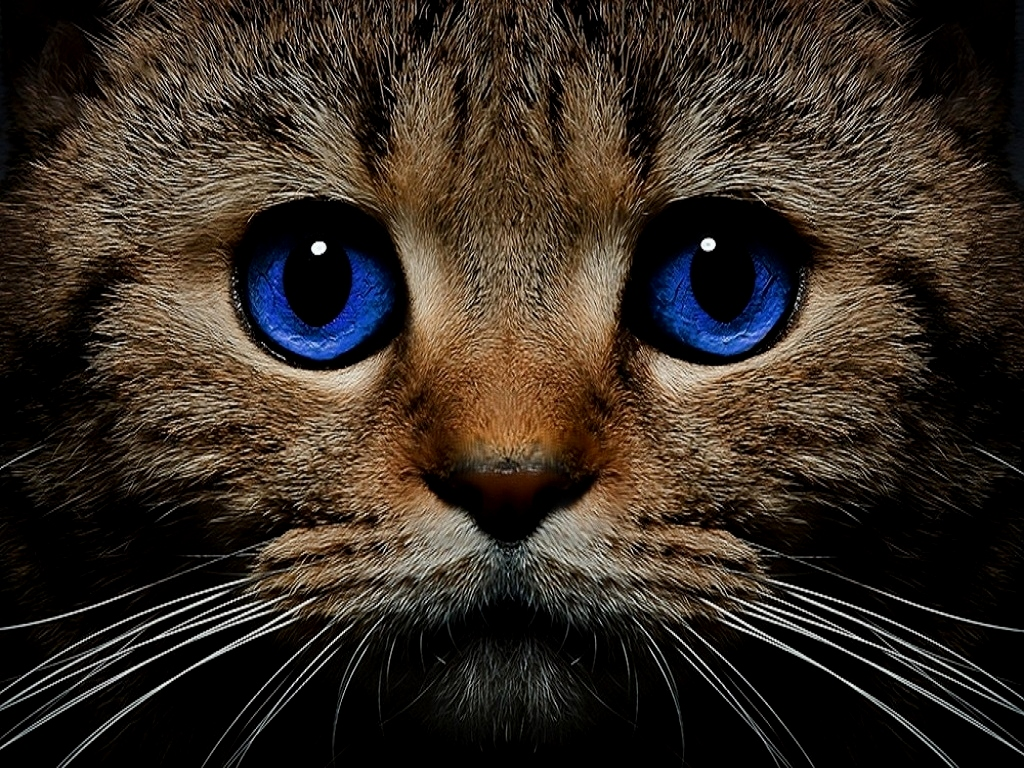
#> input picture src/cat1.jpg, 1024 x 768 px
$ python '4 blending.py'
#> lines starting #> are read from the running program, lines starting #| are printed output that depends on the picture
import cv2
import numpy as np

img1 = cv2.imread('src/cat1.jpg')
#> img1 is the input picture: shape (768, 1024, 3); mean B, G, R 36.9, 45.2, 55
img2 = cv2.imread('src/cat2.jpg')
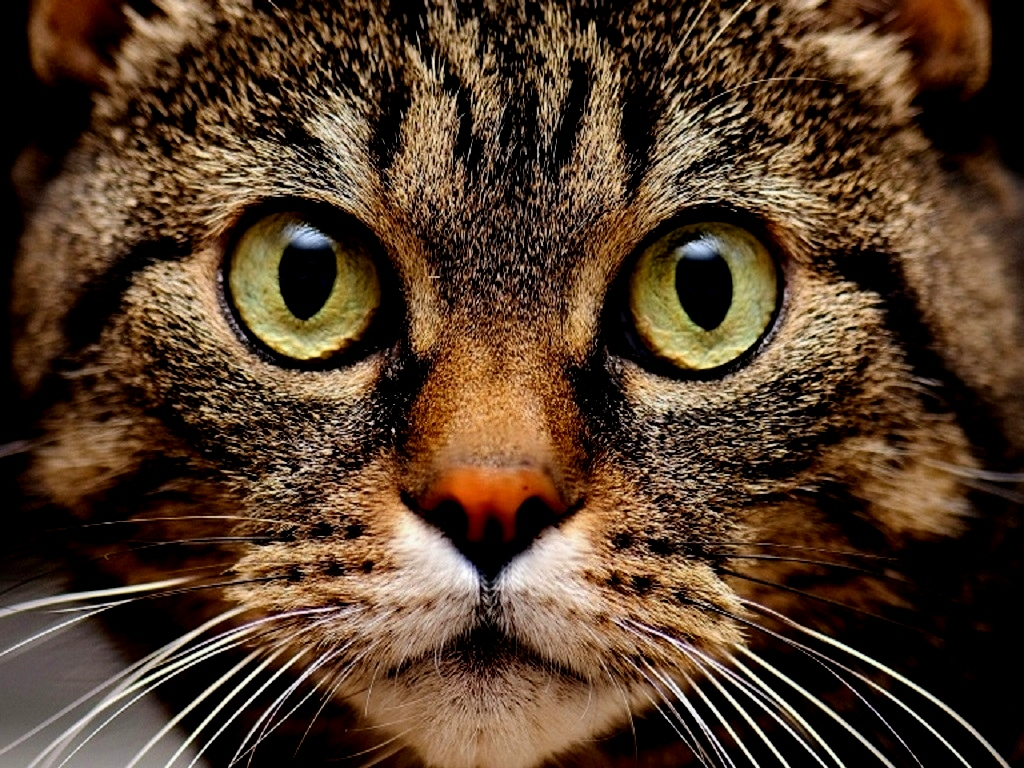
#> input picture src/cat2.jpg, 1024 x 768 px
#> img2 is the input picture: shape (768, 1024, 3); mean B, G, R 43, 61.4, 83.9

DEPTH = 6

tmp = int(img1.shape[1] / 2)
#> tmp = 512
ls = np.hstack((img1[:, 0: tmp], img2[:, tmp:]))
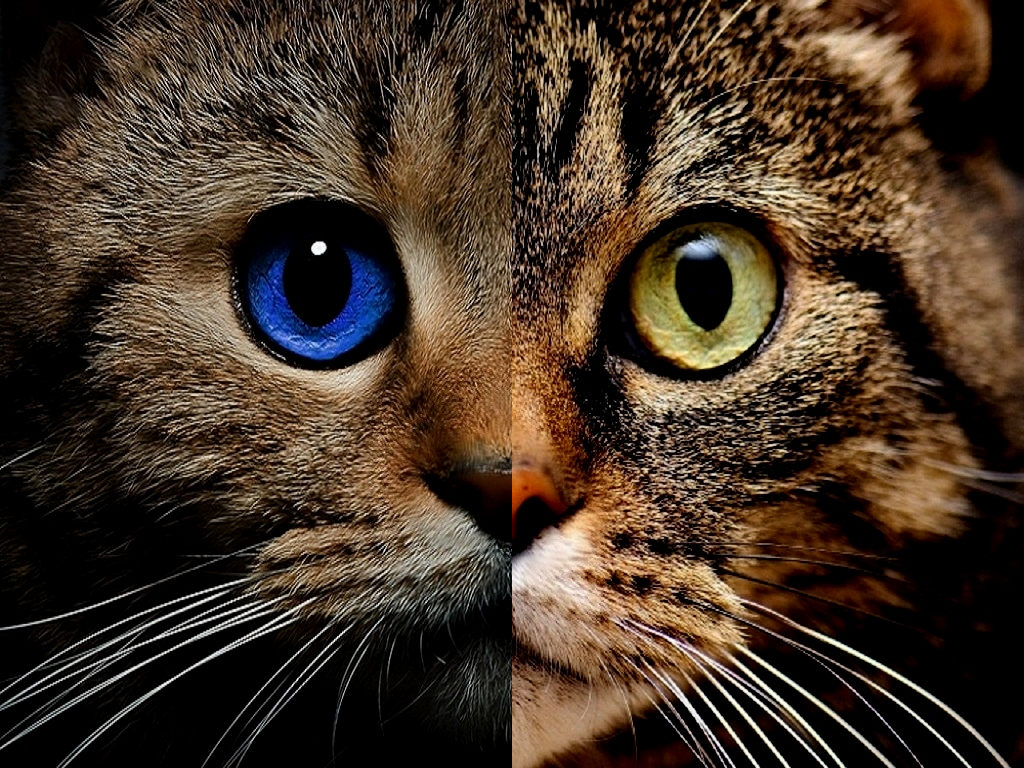
#> ls: shape (768, 1024, 3); mean B, G, R 39.7, 53.4, 69.6
cv2.imwrite('trgt/not blending.jpg', ls)

G1 = img1.copy()
G2 = img2.copy()
gpA = [G1]
gpB = [G2]
for i in range(DEPTH):
    G1 = cv2.pyrDown(G1)
    G2 = cv2.pyrDown(G2)
    gpA.append(G1)
    gpB.append(G2)
#> this loop made 6 passes
#> pass 2, `G2 = cv2.pyrDown(G2)`:
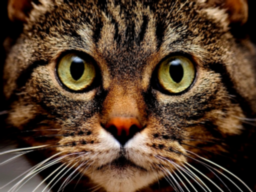
#> G2: shape (192, 256, 3); mean B, G, R 42.9, 61.4, 83.9
#> after the loop, gpA = 7 items; gpB = 7 items

lpA = [gpA[DEPTH - 1]]
lpB = [gpB[DEPTH - 1]]
for i in range(DEPTH - 1, 0, -1):
    GA = cv2.pyrUp(gpA[i])
    GB = cv2.pyrUp(gpB[i])
    L1 = cv2.subtract(gpA[i - 1], GA)
    L2 = cv2.subtract(gpB[i - 1], GB)
    lpA.append(L1)
    lpB.append(L2)
#> this loop made 5 passes
#> pass 1, `L2 = cv2.subtract(gpB[i - 1], GB)`:
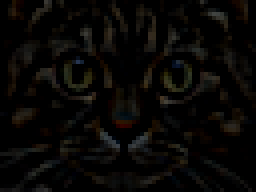
#> L2: shape (48, 64, 3) (shown 4 times larger); mean of channels 0, 1, 2 5.3, 7.1, 8.5; drawn as B, G, R
#> after the loop, lpA = 6 items; lpB = 6 items

LS = []
for la, lb in zip(lpA, lpB):
    rows, cols, dpt = la.shape
    tmp = int(cols / 2)
    ls = np.hstack((la[:, 0: tmp], lb[:, tmp:]))
    LS.append(ls)
#> this loop made 6 passes
#> (rows, cols, tmp) on passes 1 to 6: (24, 32, 16), (48, 64, 32), (96, 128, 64), (192, 256, 128), (384, 512, 256), (768, 1024, 512)
#> pass 1, `ls = np.hstack((la[:, 0: tmp], lb[:, tmp:]))`:
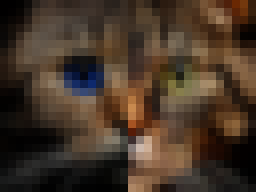
#> ls: shape (24, 32, 3) (shown 8 times larger); mean of channels 0, 1, 2 40, 53.9, 70.4; drawn as B, G, R
#> pass 3, `ls = np.hstack((la[:, 0: tmp], lb[:, tmp:]))`:
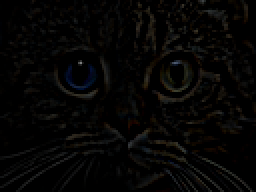
#> ls: shape (96, 128, 3) (shown 2 times larger); mean of channels 0, 1, 2 4.3, 5, 5.6; drawn as B, G, R
#> after the loop, LS = 6 items

ls_ = LS[0]
for i in range(1, DEPTH):
    ls_ = cv2.pyrUp(ls_)
    ls_ = cv2.add(ls_, LS[i])
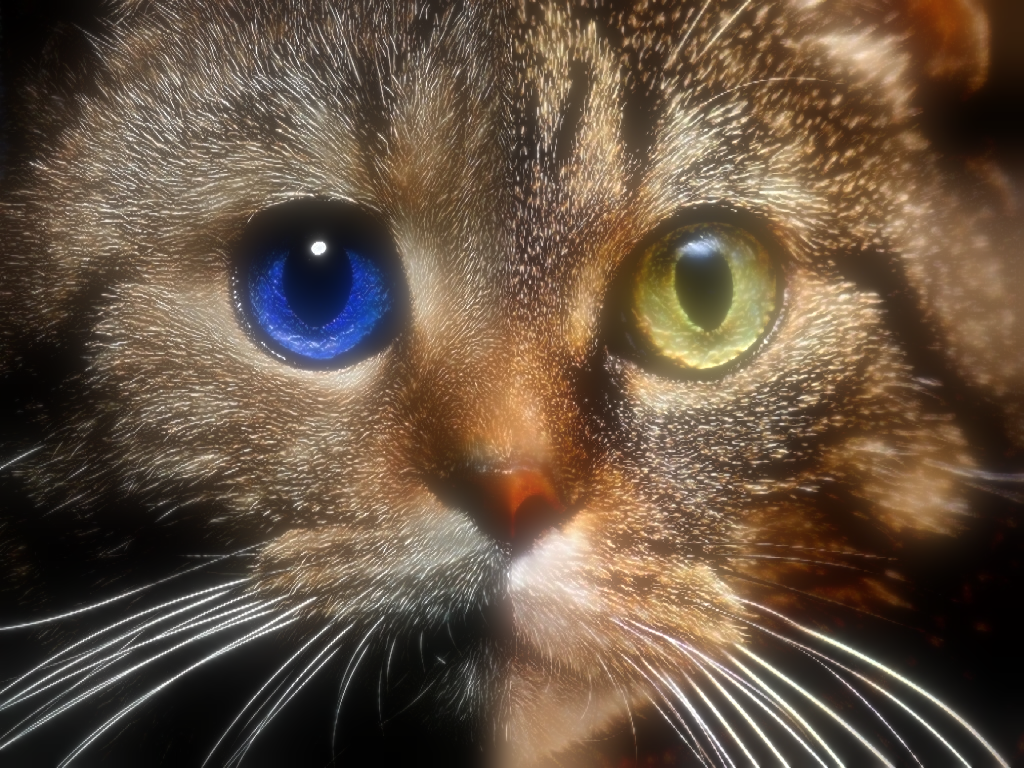
#> ls_: shape (768, 1024, 3); mean of channels 0, 1, 2 65.7, 82.8, 101.5; drawn as B, G, R

cv2.imwrite('trgt/blending.jpg', ls_)
